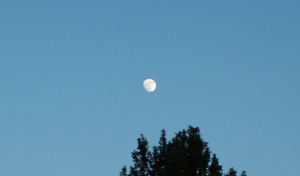
#> input picture IMGS/INPUT/Slika 03.bmp, 300 x 176 px
$ python problem1.py
#> lines starting #> are read from the running program, lines starting #| are printed output that depends on the picture; after the words box and inside, x2 and y2 are one past the last pixel; in counts of white or black regions, pixels touching at a corner belong together
#! /usr/bin/python

import cv2
import numpy as np
from matplotlib import pyplot as plt
from skimage.filters import threshold_multiotsu

if __name__ == '__main__':

    img = cv2.imread("../IMGS/INPUT/Slika 03.bmp")
#> img is the input picture: shape (176, 300, 3); mean B, G, R 175.1, 143.8, 92
    img = cv2.cvtColor(img, cv2.COLOR_BGR2GRAY)
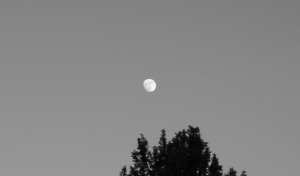
#> img: shape (176, 300); min 2, max 246, mean 131.9
    og_hist, og_bins = np.histogram(img, 256)
#> og_hist = 256 values, max 2907 at index 145, min 0 at index 21, mean 206.2; og_bins = 257 values from 2 to 246

    # Blurovana slika za poboljsavanje segmentacije
    kernel = np.ones((5,5),np.float32)/25
    dst = cv2.filter2D(img,-1,kernel)

    # Izdvajanje ivica sa dilatacijom
    edges = cv2.Canny(img, 50, 150)
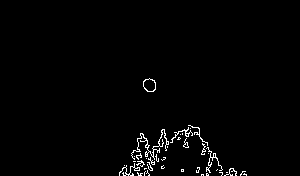
#> edges: shape (176, 300); 1.5% white in thin lines or dots, all inside (x1, y1, x2, y2) = (119, 78, 247, 176)
    kernel = np.ones((3,3), dtype=np.uint8)
    edges = cv2.dilate(edges, kernel, iterations=1)
#> edges: shape (176, 300); 4.5% white; 5 white regions, box (x1, y1, x2, y2) and area: (118, 124, 238, 176) 2129, (142, 77, 157, 93) 146, (239, 170, 248, 176) 46, (160, 164, 166, 170) 31, (180, 168, 185, 173) 25

    edged_image = cv2.bitwise_and(img, edges)
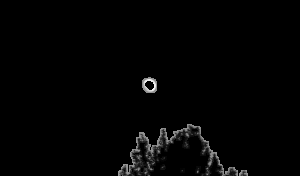
#> edged_image: shape (176, 300); min 0, max 245, mean 3.2

    # Histogram za multiotsu se gradi na ivicama
    hist, bins = np.histogram(edged_image, 256)
#> hist = 256 values, max 50423 at index 0, min 0 at index 1, mean 206.2; bins = 257 values from 0 to 245

    # Konacno, threshold sa 4 klase
    thresholds = threshold_multiotsu(dst, classes=4, hist=hist)
#> thresholds = [26, 92, 179]
    regions = np.digitize(img, bins=thresholds)
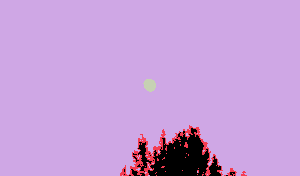
#> regions: shape (176, 300) int64; 4 distinct labels, from 0 to 3; one colour per label, 0 black

    # Calculate median, assume it is part of background, and then remove it
    bg_region = np.argmax(thresholds > np.median(img))+1
#> bg_region = 3
    regions = regions + 1
#> regions: shape (176, 300) int64; 4 distinct labels, from 1 to 4
    regions[regions == bg_region] = 0
#> regions: shape (176, 300) int64; 4 distinct labels, from 0 to 4
    regions[regions > 0] = 1
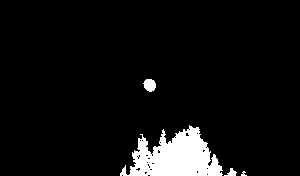
#> regions: shape (176, 300) int64; values 0 (black) and 1 (white), 6.2% white; 4 white regions (1 under 20 px), largest, box (x1, y1, x2, y2) and area: (120, 125, 223, 176) 3082, (143, 79, 156, 92) 127, (224, 168, 237, 176) 53
    regions = np.array(regions, dtype=np.uint8)

    kernel=cv2.getStructuringElement(cv2.MORPH_ELLIPSE,(1,1))
    regions = cv2.morphologyEx(regions, cv2.MORPH_CLOSE, kernel)

    ff_kernel = np.zeros((regions.shape[0]+2, regions.shape[1]+2), np.uint8)
    ff_regions = regions.copy()
    cv2.floodFill(ff_regions, ff_kernel, (0,0), 255)
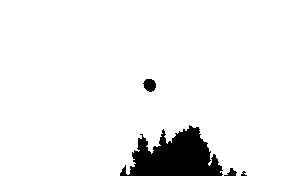
#> ff_regions: shape (176, 300); min 0, max 255, mean 238.9
    ff_regions = cv2.bitwise_not(ff_regions)

    regions = regions | ff_regions
#> regions: shape (176, 300); 6.3% white; 4 white regions (1 under 20 px), largest, box (x1, y1, x2, y2) and area: (120, 125, 223, 176) 3141, (143, 79, 156, 92) 127, (224, 168, 237, 176) 53

    # Slike
    plt.figure()
    plt.subplot(1,2,1)
    plt.imshow(img, cmap='gray')
    plt.title('Original')
    plt.axis('off')
    plt.subplot(1,2,2)
    plt.imshow(regions, cmap='gray')
    plt.title('Multi-Otsu result')
    plt.axis('off')

    # Overlap
    plt.figure()
    plt.imshow(cv2.bitwise_and(img, img, mask=regions), cmap='gray')
    plt.title("Overlap")
    plt.axis("off")

    # Histogram za multiotsu
    plt.figure()
    plt.plot(og_bins[:-1],og_hist)
    plt.title('Histogram')
    for thresh in thresholds:
        plt.axvline(thresh, color='r')
#> this loop made 3 passes
#> thresh on passes 1 to 3: 26, 92, 179

    plt.show()
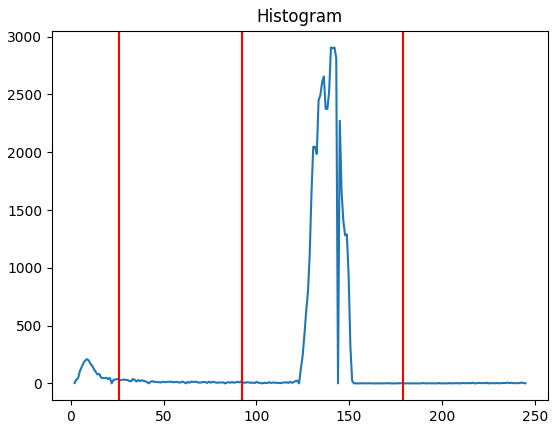
#> figure drawn by matplotlib, 1 panel; curve peaks at x = 140.2, y = 2907

$ run again, with IMGS/INPUT/Slika 04.bmp copied over IMGS/INPUT/Slika 03.bmp
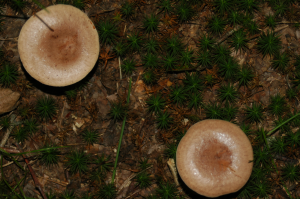
#> input picture IMGS/INPUT/Slika 04.bmp, 300 x 199 px
#> img is the input picture: shape (199, 300, 3); mean B, G, R 27.1, 50.2, 62.6
#> img: shape (199, 300)
#> og_hist = 256 values, max 1452 at index 35, min 0 at index 7, mean 233.2; og_bins = 257 values from 0 to 224
#> `edges = cv2.Canny(img, 50, 150)`:
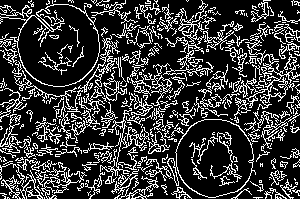
#> edges: shape (199, 300); 22.7% white in thin lines or dots
#> hist = 256 values, max 21003 at index 0, min 0 at index 7, mean 233.2; bins = 257 values from 0 to 224
#> thresholds = [20, 54, 108]
#> bg_region = 2
#> the loop `for thresh in thresholds:` made 3 passes
#> thresh on passes 1 to 3: 20, 54, 108
#> `plt.show()`:
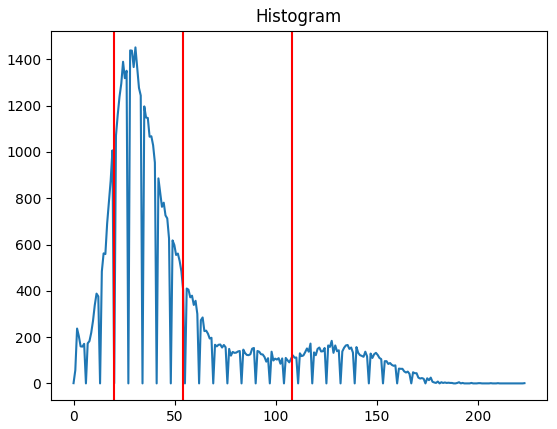
#> figure drawn by matplotlib, 1 panel; curve peaks at x = 30.62, y = 1452
